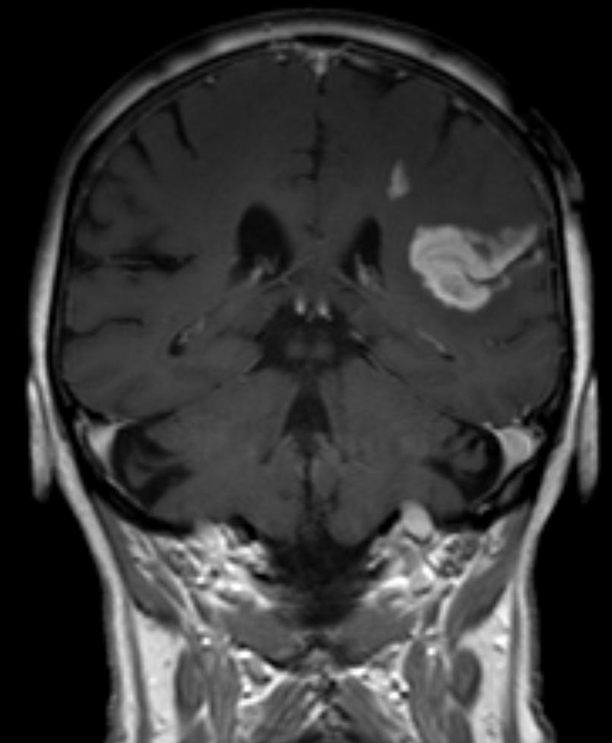
//> input picture brain.png, 612 x 743 px
$ ./main   (built with g++ and OpenCV 4)
//> lines starting //> are read from the running program, lines starting //| are printed output that depends on the picture; after the words box and inside, x2 and y2 are one past the last pixel; in counts of white or black regions, pixels touching at a corner belong together
#include "opencv2\opencv.hpp"
#include <iostream>
using namespace cv;


void setUnknown(Mat& inputOutput, const Mat& unknown)
{
	for (int i = 0; i < inputOutput.rows; i++)
	{
		for (int j = 0; j < inputOutput.cols; j++)
		{
			if (unknown.at<uint8_t>(i, j) == 255)
			{
				inputOutput.at<int>(i, j) = 0;
			}
		}
	}
}

void drawRedoutline(Mat& inputOutput, const Mat& markers)
{
	const int channels = inputOutput.channels();
	switch (channels)
	{
		case 1: // Daca imaginea este grayscale o convertim la BGR pentru a desena
		{
			Mat temp(inputOutput.size(), CV_8UC3);
			cvtColor(inputOutput, temp, COLOR_GRAY2BGR);
			for (int i = 0; i < inputOutput.rows; i++)
			{
				for (int j = 0; j < inputOutput.cols; j++)
				{
					if (markers.at<int>(i, j) == -1)
					{
						temp.at<Vec3b>(i, j)[0] = 0;
						temp.at<Vec3b>(i, j)[1] = 0;
						temp.at<Vec3b>(i, j)[2] = 255;
					}
				}
			}
			inputOutput = temp;
		}
		case 3:
		{
			for (int i = 0; i < inputOutput.rows; i++)
			{
				for (int j = 0; j < inputOutput.cols; j++)
				{
					if (markers.at<int>(i, j) == -1)
					{
						inputOutput.at<Vec3b>(i, j)[0] = 0;
						inputOutput.at<Vec3b>(i, j)[1] = 0;
						inputOutput.at<Vec3b>(i, j)[2] = 255;
					}
				}
			}
		}
	}
}

void roi(Mat& source)
{
	Mat image = source;

	Mat mask = Mat::zeros(image.size(), CV_8UC1);
	Point circleCenter(mask.cols / 2, mask.rows / 3);
	int radius = mask.cols / 2;
	circle(mask, circleCenter, radius, CV_RGB(255, 255, 255), FILLED);

	/*Mat imagePart = Mat::zeros(image.size(), image.type());
	image.copyTo(imagePart, mask);*/

	int cut = image.rows - radius / 2;
	int latime = image.cols;

	// Cut si latime determina height-ul respectiv width-ul pentru ROI
	Mat roi;
	image(Rect(Point(0, cut), Point(latime, 0))).copyTo(roi);
	imshow("Original", image);
	imshow("Region of Interest", roi);
	source = roi;

	waitKey();
}

void main()
{

	double t = (double)getTickCount();

	// input
	Mat original = imread("brain.png");
//> original is the input picture: 743 rows x 612 cols, CV_8UC3; min 0, max 255, mean 53.8

	// Functia o sa taie din height-ul imagini
	//roi(original);

	Mat originalCopy, gray, grayCopy;
	Mat thresh;
	original.copyTo(originalCopy);
	cvtColor(original, gray, COLOR_BGR2GRAY);
	gray.copyTo(grayCopy);

	// Binarizare otsu
	threshold(gray, thresh, 0, 255, THRESH_BINARY | THRESH_OTSU);
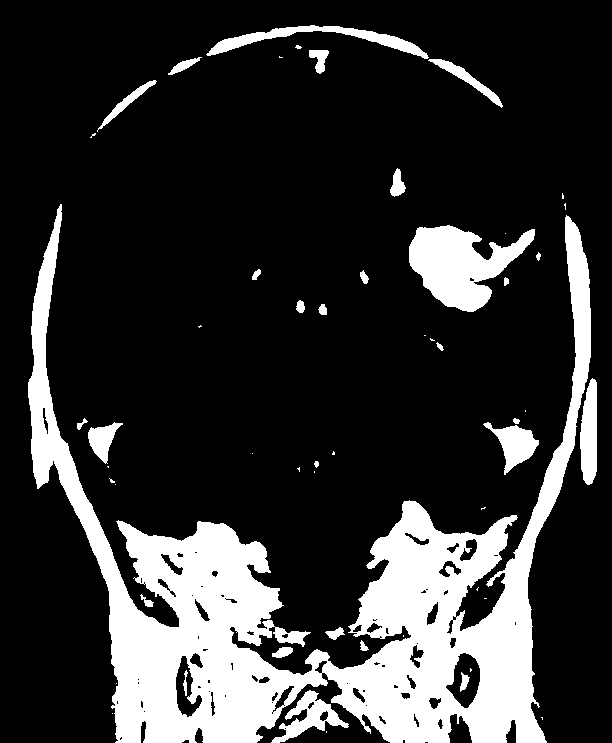
//> thresh: 743 rows x 612 cols, CV_8UC1; 19.9% white; 54 white regions (26 under 20 px), largest, box (x1, y1, x2, y2) and area: (28, 204, 591, 743) 74395, (409, 225, 535, 312) 6018, (206, 25, 429, 59) 1928

	// Noise removal
	Mat kernel = getStructuringElement(MORPH_RECT, Size(3, 3));
	Mat opening;
	morphologyEx(thresh, opening, MORPH_OPEN, kernel, Point(-1, -1), 2);
//> opening: 743 rows x 612 cols, CV_8UC1; 19.4% white; 28 white regions, largest, box (x1, y1, x2, y2) and area: (28, 212, 591, 743) 72788, (409, 226, 535, 312) 5984, (580, 380, 597, 484) 1440

	// Backround
	Mat background;
	dilate(opening, background, kernel, Point(-1, -1), 3);
//> background: 743 rows x 612 cols, CV_8UC1; 25.3% white; 15 white regions, largest, box (x1, y1, x2, y2) and area: (25, 209, 600, 743) 95771, (406, 223, 538, 315) 7754, (207, 22, 430, 61) 3587

	// Foreground
	Mat dist_transform;
	Mat foreground;
	double min, max;
	distanceTransform(opening, dist_transform, DIST_L2, 3); // euclidiana
	minMaxLoc(dist_transform, &min, &max);
//> min = 0; max = 31.46
	// Parametrul 3 determina valoarea limita, el trebuie schimbat pentru diferite poze
	threshold(dist_transform, foreground, 0.1*max, 255, 0);
//> foreground: 743 rows x 612 cols, CV_32FC1; 14.1% white; 43 white regions (22 under 20 px), largest, box (x1, y1, x2, y2) and area: (31, 229, 323, 743) 28113, (325, 220, 588, 743) 27485, (412, 229, 532, 309) 4742
	// Normalizam pentru vizualizare
	normalize(dist_transform, dist_transform, 0, 1.0, NORM_MINMAX);
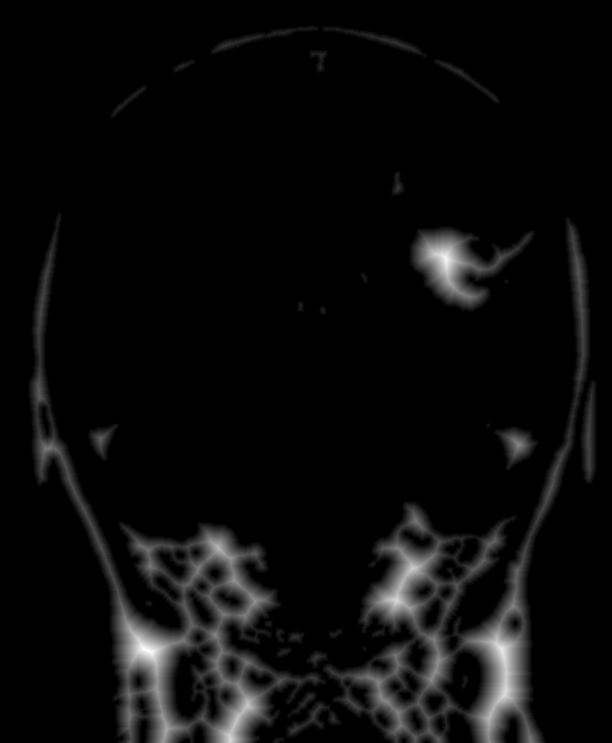
//> dist_transform: 743 rows x 612 cols, CV_32FC1; min 0, max 1, mean 0.0444


	// Zona Unknown
	foreground.convertTo(foreground, CV_8UC1);
	Mat unknown;
	subtract(background, foreground, unknown);
//> unknown: 743 rows x 612 cols, CV_8UC1; 11.2% white; 56 white regions, largest, box (x1, y1, x2, y2) and area: (25, 209, 600, 743) 29867, (406, 223, 538, 315) 3012, (207, 22, 430, 61) 2985

	// Markers
	// Zonele pe care le cunoastem cu siguranta (foreground si backround) sunt etichetate cu intregi diferiti
	// Iar zona pe care nu o cunoastem o etichetam cu 0
	Mat markers;
	Mat visualMakers;
	Mat colorMap;
	// Eticheteaza backround-ul cu 0 si restul obiectelor cu intregi incepand de la 1
	connectedComponents(foreground, markers);
//> markers: 743 rows x 612 cols, CV_32SC1; 44 distinct labels, from 0 to 43
	// Insa functia watershed considera 0 zona necunoscuta
	// Adaugam 1 la markers pentru ca backround-ul sa fie etichetat cu 1
	// Iar apoi setam zonele necunoscute cu 0
	markers = markers + 1;
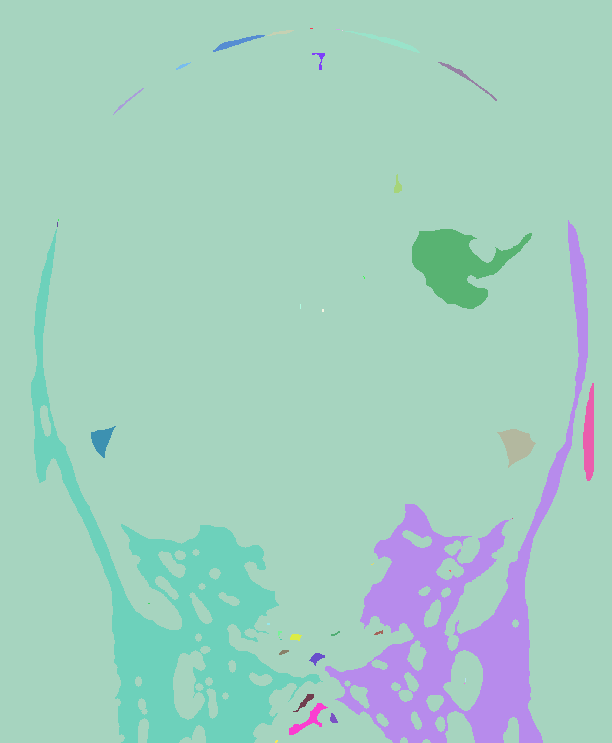
//> markers: 743 rows x 612 cols, CV_32SC1; 44 distinct labels, from 1 to 44; one colour per label, 0 black
	setUnknown(markers, unknown);
//> after the loop in setUnknown, `for (int i = 0; i < inputOutput.rows; i++)`:
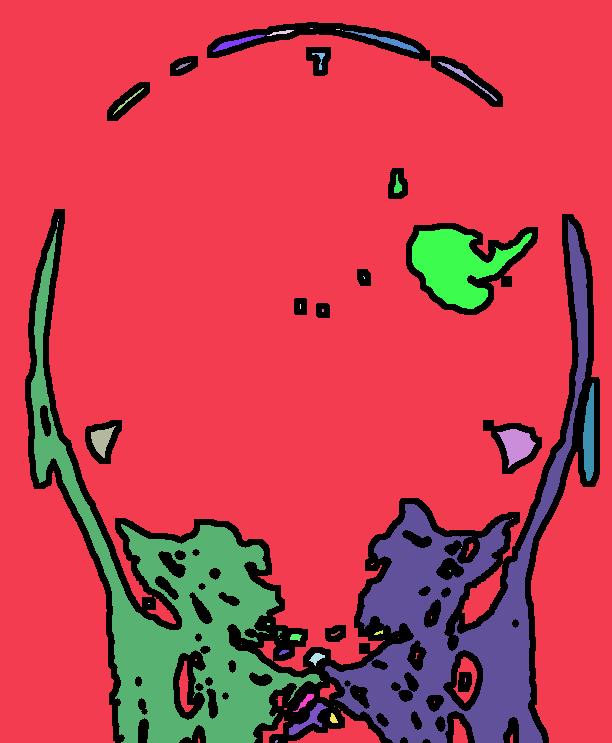
//> inputOutput: 743 rows x 612 cols, CV_32SC1; 45 distinct labels, from 0 to 44; one colour per label, 0 black
	// Vizualizare markere
	markers.convertTo(visualMakers, CV_8UC1);
	normalize(visualMakers, colorMap, 0, 255, NORM_MINMAX, CV_8U);
	normalize(visualMakers, visualMakers, 0, 255, NORM_MINMAX, CV_8U);
	applyColorMap(colorMap, colorMap, COLORMAP_JET);
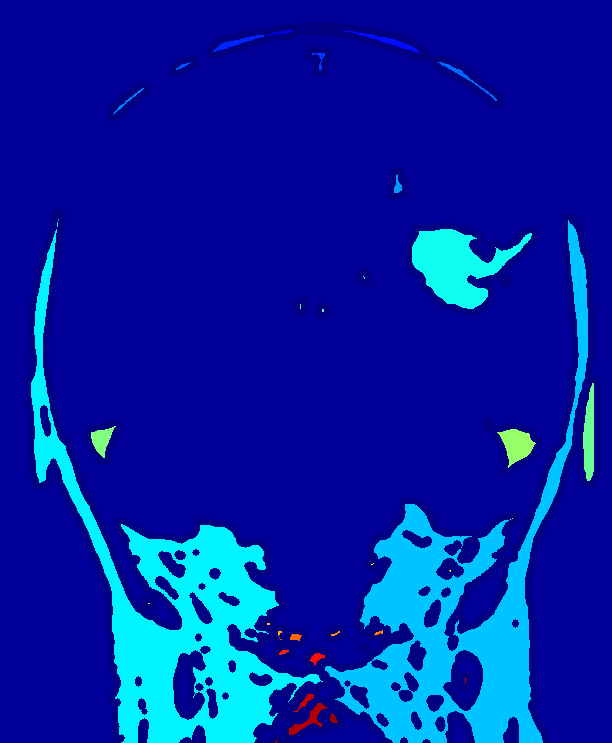
//> colorMap: 743 rows x 612 cols, CV_8UC3; mean B, G, R 162.7, 30.9, 1.1

	// Watershed
	watershed(original, markers);
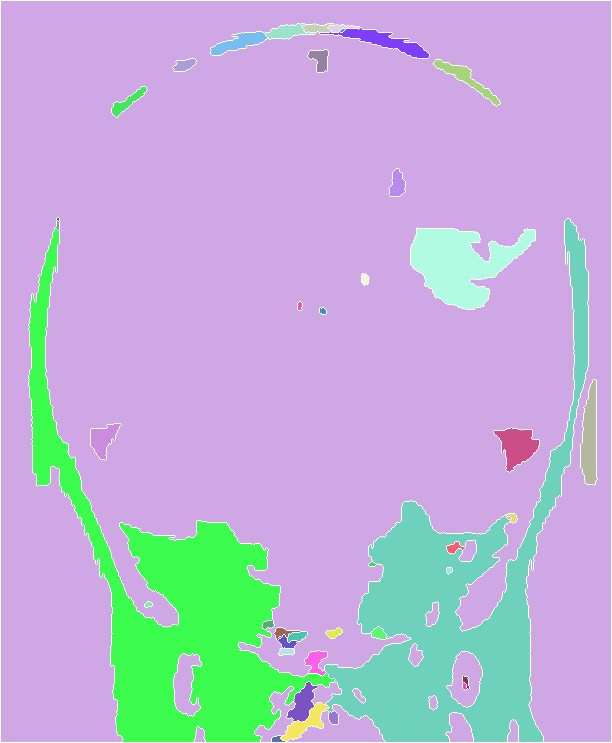
//> markers: 743 rows x 612 cols, CV_32SC1; 45 distinct labels, from -1 to 44; one colour per label, 0 black, -1 white
	drawRedoutline(originalCopy, markers);
//> after the loop in drawRedoutline, `for (int i = 0; i < inputOutput.rows; i++)`:
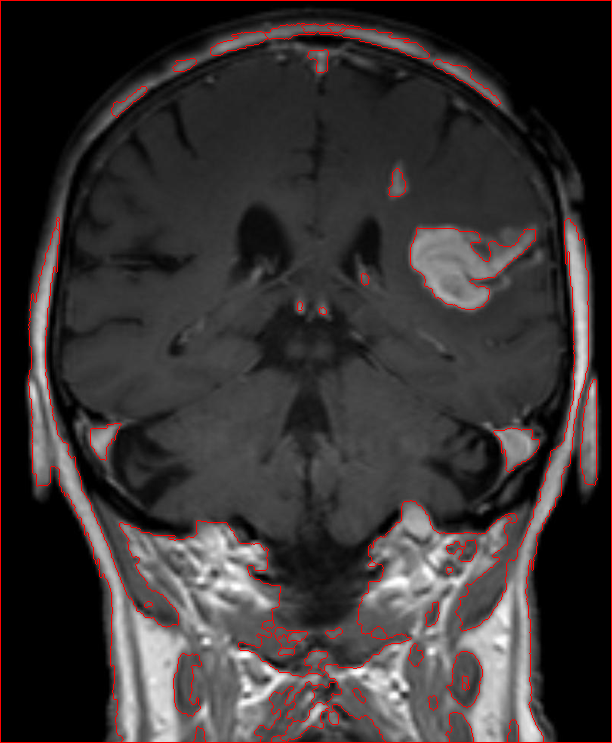
//> inputOutput: 743 rows x 612 cols, CV_8UC3; 2.14% of pixels changed, all inside (x1, y1, x2, y2) = (0, 0, 612, 743)
	drawRedoutline(grayCopy, markers);

	t = ((double)getTickCount() - t) / getTickFrequency();
	std::cout << "Timp trecut in secunde: " << t << std::endl;

	// [4 lines of commented-out code are left out]
	imshow("Threshold", thresh);
	waitKey();
	// [8 lines of commented-out code are left out]
	imshow("Distance Transform", dist_transform);
	waitKey();
	//imshow("visualMakers", visualMakers);
	imshow("colorMap", colorMap);
	waitKey();

	/*//Re-vizualizare markere
	markers.convertTo(visualMakers, CV_8UC1);
	normalize(visualMakers, colorMap, 0, 255, NORM_MINMAX, CV_8U);
	normalize(visualMakers, visualMakers, 0, 255, NORM_MINMAX, CV_8U);
	applyColorMap(colorMap, colorMap, COLORMAP_JET);*/

	/*namedWindow("watershedColormap", WINDOW_FREERATIO);
	namedWindow("Watershed", WINDOW_FREERATIO);*/
	namedWindow("WatershedGray", WINDOW_FREERATIO);
	// [4 lines of commented-out code are left out]
	imshow("WatershedGray", grayCopy);
	waitKey();
}
